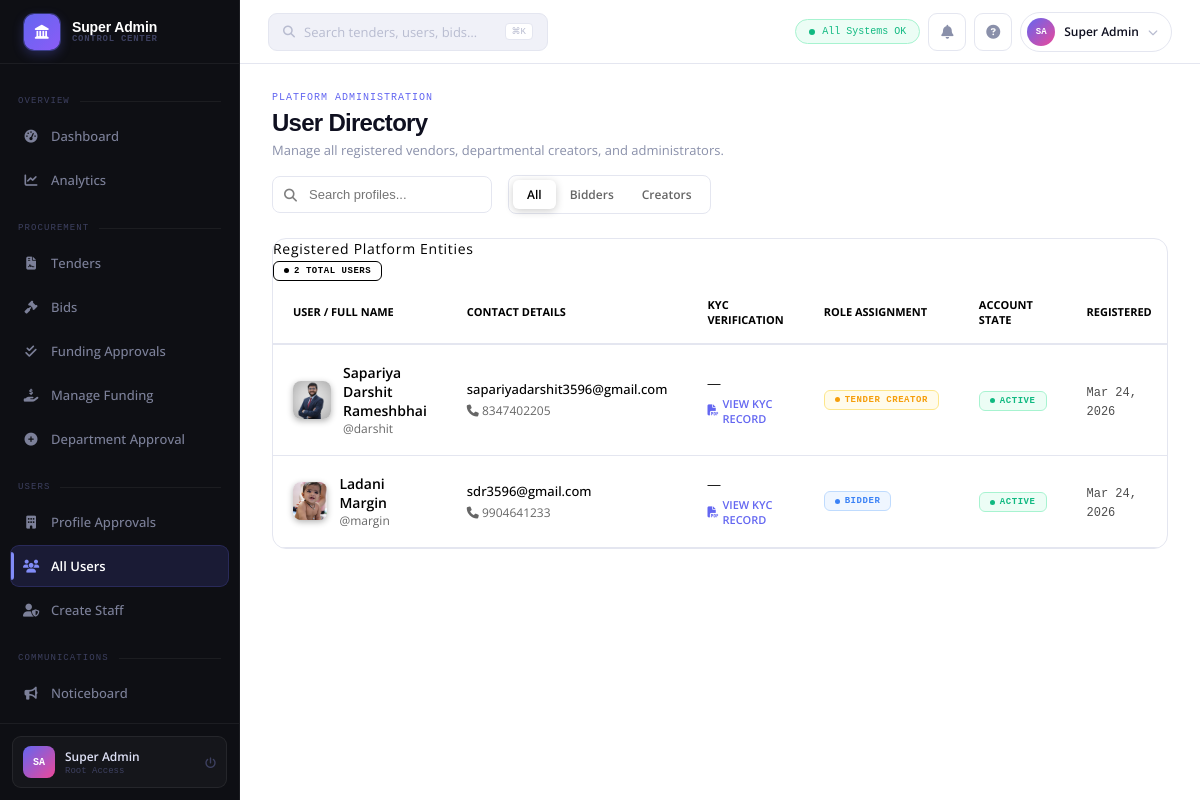
The page /coreadmin/users/ (signed in) on the database its author committed.
### accounts/models.py (models this page shows, shortened)
class UserProfile(models.Model):
    ROLE_CHOICES = (
        ('creator', 'Tender Creator / Department'),
        ('bidder', 'Bidder / Vendor'),
    )
    STATUS_CHOICES = (
        ('pending', 'Pending'),
        ('approved', 'Approved'),
        ('rejected', 'Rejected'),
    )
    user = models.OneToOneField(User, on_delete=models.CASCADE)
    full_name = models.CharField(max_length=150, blank=True, null=True)
    profile_pic = models.ImageField(upload_to='profile_pic/', null=True, blank=True)
    mobile = models.CharField(max_length=15, blank=True, null=True)
    address = models.TextField(blank=True, null=True)
    gov_id_type = models.CharField(max_length=50, blank=True, null=True)
    gov_id_number = models.CharField(max_length=50, blank=True, null=True)
    gov_id_upload = models.FileField(upload_to='gov_id/', blank=True, null=True)
    designation = models.CharField(max_length=100, blank=True, null=True)
    role = models.CharField(max_length=20, choices=ROLE_CHOICES, blank=True, null=True)
    status = models.CharField(
        max_length=20,
        choices=STATUS_CHOICES,
        default='pending'
    )
    admin_remark = models.TextField(blank=True, null=True)
    created_at = models.DateTimeField(auto_now_add=True)

### coreadmin/views.py (the view)
# urls.py: path('users/', views.user_list, name='user_list'),
@staff_member_required
def user_list(request):
    role = request.GET.get('role', 'all')
    if role == 'vendor':
        profiles = UserProfile.objects.filter(role='bidder')
    elif role == 'creator':
        profiles = UserProfile.objects.filter(role='creator')
    else:
        profiles = UserProfile.objects.all()
    return render(request, 'user_list.html', {
        'profiles': profiles,
        'current_role': role
    })

### accounts/context_processors.py (called while the page is built)
def notifications(request):
    if request.user.is_authenticated:
        user_notifications = Notification.objects.filter(user=request.user).order_by('-created_at')
        unread_count = user_notifications.filter(is_read=False).count()
        return {
            'notifications': user_notifications,
            'unread_count': unread_count,
        }
    return {
        'notifications': [],
        'unread_count': 0,
    }

### coreadmin/templates/user_list.html (shortened to what this page needs)
{% extends 'coreadmin_base.html' %}
{% load static %}
{% block nav_users %}active{% endblock %}
{% block content %}
<div class="ph" style="margin-bottom: 24px; display: flex; justify-content: space-between; align-items: flex-end;">
  <div>
    <div class="ph-eye">Platform Administration</div>
    <div class="ph-title">User Directory</div>
    <div class="ph-sub">Manage all registered vendors, departmental creators, and administrators.</div>
  </div>
  <div style="display:flex; gap:16px; align-items:center;">
      <div style="position:relative; width:220px;">
          <i class="fas fa-search" style="position:absolute; left:12px; top:50%; transform:translateY(-50%); color:var(--text); opacity:0.5; font-size:13px;"></i>
          <input type="text" placeholder="Search profiles..." id="userSearch" style="width:100%; box-sizing:border-box; padding:10px 14px 10px 36px; border-radius:8px; border:1px solid var(--border); background:var(--bg2); color:var(--text); font-size:13px; outline:none; transition:box-shadow 0.2s;">
      </div>
      <div style="display:flex; background:var(--bg3); border-radius:8px; padding:4px; border:1px solid var(--border);">
          <a href="?role=all" style="padding: 6px 14px; font-size:12px; text-decoration:none; border-radius:6px; font-weight:600; color:var(--text); {% if current_role == 'all' or not current_role %}background:var(--primary); box-shadow:0 2px 8px rgba(0,0,0,0.2);{% else %}opacity:0.6; transition:opacity 0.2s;{% endif %}">All</a>
          <a href="?role=bidder" style="padding: 6px 14px; font-size:12px; text-decoration:none; border-radius:6px; font-weight:600; color:var(--text); {% if current_role == 'bidder' %}background:var(--primary); box-shadow:0 2px 8px rgba(0,0,0,0.2);{% else %}opacity:0.6; transition:opacity 0.2s;{% endif %}">Bidders</a>
          <a href="?role=creator" style="padding: 6px 14px; font-size:12px; text-decoration:none; border-radius:6px; font-weight:600; color:var(--text); {% if current_role == 'creator' %}background:var(--primary); box-shadow:0 2px 8px rgba(0,0,0,0.2);{% else %}opacity:0.6; transition:opacity 0.2s;{% endif %}">Creators</a>
      </div>
  </div>
</div>
<div class="card">
    <div class="card-head" style="background:var(--bg3); border-bottom:2px solid var(--border2);">
        <div class="card-title" style="color:var(--text); letter-spacing:0.05em;">Registered Platform Entities</div>
        <span class="badge badge-blue" style="font-family:monospace; font-weight:700;">{{ profiles|length }} TOTAL USERS</span>
    </div>
    <div class="card-body" style="padding:0; overflow-x:auto;">
        <table style="width: 100%; border-collapse: collapse;" id="usersTable">
            <thead style="background: var(--bg2); border-bottom: 2px solid var(--border);">
                <tr style="text-align: left; font-size: 11px; color: var(--text); text-transform: uppercase;">
                    <th style="padding: 16px 20px; width: 22%;">User / Full Name</th>
                    <th style="padding: 16px 20px; width: 18%;">Contact Details</th>
                    <th style="padding: 16px 20px; width: 12%;">KYC Verification</th>
                    <th style="padding: 16px 20px; width: 18%;">Role Assignment</th>
                    <th style="padding: 16px 20px; width: 10%;">Account State</th>
                    <th style="padding: 16px 20px; width: 10%;">Registered</th>
                </tr>
            </thead>
            <tbody>
                {% for profile in profiles %}
                <tr style="border-bottom: 1px solid var(--border); transition: background 0.2s;">
                    <td style="padding: 18px 20px;">
                        <div style="display:flex; align-items:center; gap:12px;">
                            {% if profile.profile_pic %}
                                <img src="{{ profile.profile_pic.url }}" style="width:38px; height:38px; border-radius:8px; object-fit:cover; box-shadow:0 2px 6px rgba(0,0,0,0.3);">
                            {% endif %}
                            <div>
                                <div style="font-weight:600; font-size:14px; color:var(--text);">{{ profile.full_name|default:profile.user.username }}</div>
                                <div style="font-size:12px; color:var(--text); opacity:0.6;">@{{ profile.user.username }}</div>
                            </div>
                        </div>
                    </td>
                    <td style="padding: 18px 20px;">
                        <div style="font-size:13px; color:var(--text); font-weight:500;">{{ profile.user.email }}</div>
                        <div style="font-size:12px; color:var(--text); opacity:0.6; margin-top:4px;"><i class="fas fa-phone mr-1"></i> {{ profile.mobile|default:"No Mobile" }}</div>
                    </td>
                    <td style="padding: 18px 20px;">
                        <div style="font-size:13px; font-weight:500; color:var(--text);">{{ profile.get_gov_id_type_display|default:"―" }}</div>
                        {% if profile.gov_id_upload %}
                            <a href="{{ profile.gov_id_upload.url }}" target="_blank" style="font-size:11px; color:var(--accent); text-decoration:none; display:inline-flex; align-items:center; gap:4px; margin-top:4px; font-weight:600;">
                                <i class="fas fa-file-pdf"></i> VIEW KYC RECORD
                            </a>
                        {% else %}
                            <div style="font-size:11px; color:var(--text); opacity:0.4; margin-top:4px;">No doc provided</div>
                        {% endif %}
                    </td>
                    <td style="padding: 18px 20px;">
                        <div style="display:flex; align-items:center; flex-wrap:wrap; gap:8px;">
                            {% if profile.role == 'bidder' %}
                            <span class="badge bg-blue">Bidder</span>
                            {% elif profile.role == 'creator' %}
                            <span class="badge bg-amber">Tender Creator</span>
                            {% else %}
                            <span class="badge bg-gray">No Role</span>
                            {% endif %}
                        </div>
                    </td>
                    <td style="padding: 18px 20px;">
                        {% if profile.status == 'approved' %}
                        <span class="badge bg-green badge-dot">Active</span>
                        {% elif profile.status == 'pending' %}
                        <span class="badge bg-orange badge-dot">Pending</span>
                        {% else %}
                        <span class="badge bg-red badge-dot">Rejected</span>
                        {% endif %}
                    </td>
                    <td style="padding: 18px 20px;">
                        <span style="font-family:monospace; font-size:12px; color:var(--text); opacity:0.7;">{{ profile.created_at|date:"M d, Y" }}</span>
                    </td>
                </tr>
                {% endfor %}
            </tbody>
        </table>
    </div>
</div>
{% endblock %}

### coreadmin/templates/coreadmin_base.html (style rules this page uses)
:root { --sidebar-w: 240px; --topbar-h: 64px; --sb-bg: #0e0f14; --sb-border: rgba(255,255,255,0.06); --sb-text: #7c8099; --sb-hover-bg: rgba(255,255,255,0.05); --sb-active-bg: rgba(99,102,241,0.15); --sb-active: #818cf8; --sb-section: #3d4060; --bg: #f5f6fb; --surface: #ffffff; --surface-2: #f0f1f8; --border: #e4e6f0; --border-2: #d0d4e8; --t1: #0f1020; --t2: #4a5070; --t3: #8a90aa; --t4: #b8bcd0; --accent: #6366f1; --accent-2: #818cf8; --accent-soft: rgba(99,102,241,0.1); --accent-bdr: rgba(99,102,241,0.25); --green: #10b981; --green-bg: #ecfdf5; --green-b: #a7f3d0; --red: #ef4444; --red-bg: #fef2f2; --red-b: #fca5a5; --amber: #f59e0b; --amber-bg: #fffbeb; --amber-b: #fde68a; --blue: #3b82f6; --blue-bg: #eff6ff; --blue-b: #bfdbfe; --purple: #8b5cf6; --purple-bg:#f5f3ff; --purple-b:#ddd6fe; --rose: #f43f5e; --rose-bg: #fff1f2; --rose-b: #fecdd3; }
*, *::before, *::after { box-sizing: border-box; margin: 0; padding: 0; }
html { font-size: 14px; }
body { margin: 0; background: var(--bg1); color: var(--text); font-family: 'Open Sans', 'Roboto', Arial, sans-serif; overflow-x: hidden; -webkit-font-smoothing: antialiased; }
a { text-decoration: none; color: inherit; }
.ph { display: flex; align-items: center; justify-content: space-between; margin-bottom: 28px; gap: 16px; flex-wrap: wrap; }
.ph-eye { font-family: 'Fira Code', monospace; font-size: 10px; font-weight: 500; letter-spacing: 0.1em; text-transform: uppercase; color: var(--accent); margin-bottom: 6px; }
.ph-title { font-family: 'Outfit', sans-serif; font-size: 24px; font-weight: 800; color: var(--t1); letter-spacing: -0.03em; }
.ph-sub { font-size: 13px; color: var(--t3); margin-top: 4px; font-weight: 400; }
.card { background: var(--surface); border: 1px solid var(--border); border-radius: 14px; overflow: hidden; }
.badge { display: inline-flex; align-items: center; gap: 5px; padding: 4px 10px; border-radius: 6px; font-family: 'Fira Code', monospace; font-size: 9px; font-weight: 600; letter-spacing: 0.06em; text-transform: uppercase; border: 1px solid; white-space: nowrap; }
.badge::before { content:''; width:5px; height:5px; border-radius:50%; background:currentColor; flex-shrink:0; }
.bg-green { color:var(--green); background:var(--green-bg); border-color:var(--green-b); }
.bg-amber { color:var(--amber); background:var(--amber-bg); border-color:var(--amber-b); }
.bg-blue { color:var(--blue); background:var(--blue-bg); border-color:var(--blue-b); }

### rows shown on the page
UserProfile: profile_pic (picture), full_name "Sapariya Darshit Rameshbhai", user.username "darshit", user.email "sapariyadarshit3596@gmail.com", mobile "8347402205", gov_id_type "―", role "TENDER CREATOR", status "ACTIVE", created_at "Mar 24, 2026"
UserProfile: profile_pic (picture), full_name "Ladani Margin", user.username "margin", user.email "sdr3596@gmail.com", mobile "9904641233", gov_id_type "―", role "BIDDER", status "ACTIVE", created_at "Mar 24, 2026"

### other values the page prints
{{ profiles|length }} "2"
